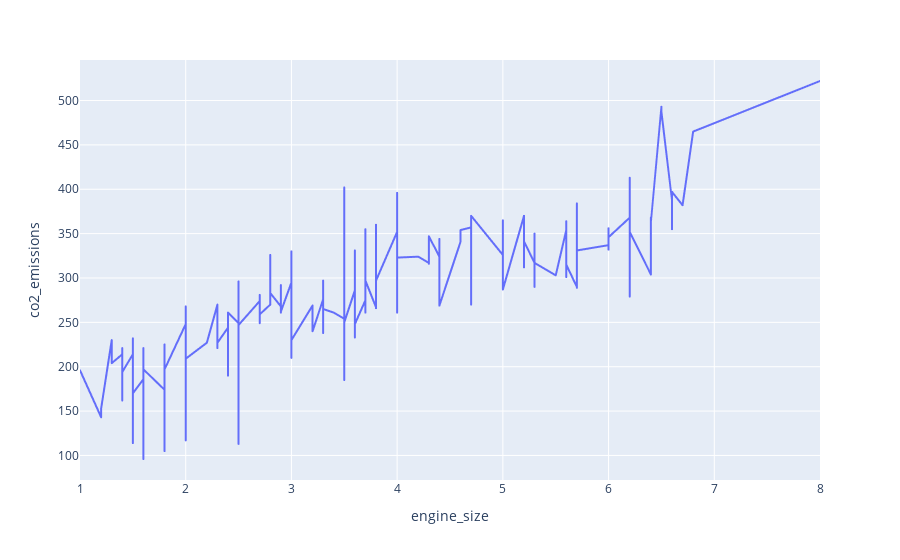

The notebook cell saved with this chart:
### Markdown cell above
# 2. Line Plot

### Code cell
# sort the data
df_line = df.sort_values(by=['engine_size'])

fig2 = px.line(df_line, x='engine_size', y='co2_emissions')
fig2.show()

# save the plot
fig2.write_image("./outputs/plotly_plots/fig2.png", scale=3)

### Figure 1 — Plotly figure (JSON) as saved in the notebook; plotly's stock layout.template omitted (floating-point values rounded to 4 significant figures; data arrays with more than 128 entries replaced by an {"elided": "..."} marker saying what was removed)
{"data": [{"hovertemplate": "engine_size=%{x}<br>co2_emissions=%{y}<extra></extra>", "legendgroup": "", "line": {"color": "#636efa", "dash": "solid"}, "marker": {"symbol": "circle"}, "mode": "lines", "name": "", "showlegend": false, "type": "scattergl", "x": {"elided": "1056 float values"}, "xaxis": "x", "y": {"elided": "1056 int values"}, "yaxis": "y"}], "layout": {"legend": {"tracegroupgap": 0}, "margin": {"t": 60}, "xaxis": {"anchor": "y", "domain": [0, 1], "title": {"text": "engine_size"}}, "yaxis": {"anchor": "x", "domain": [0, 1], "title": {"text": "co2_emissions"}}}}
